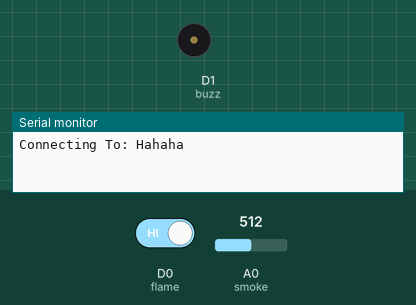
Simulated run of this sketch. Board: ESP8266 (NodeMCU). Shown: buzzer (waves = sounding, pin HIGH), the last lines printed to the serial monitor. The test bench sets the inputs (shaded band); at power-on: D0 (flame) HIGH, A0 (smoke) = 512. WiFi joins after 1.5 s; servers stay silent unless stated.

Above: at 0.1 s.
At 2.7 s:
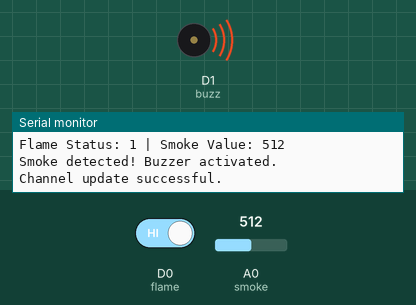
2.8 s: D0 (flame) driven LOW
Timing chart, 0 to 5.8 s (numbered marks = the images above; inputs shaded):
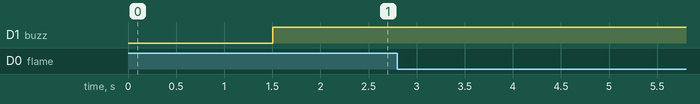

The sketch:

codenya.ino
```cpp
#include <ESP8266WiFi.h>
#include "ThingSpeak.h"

const char* ssid = "Hahaha";
const char* password = "anakbaik";
const char* apiKey = "K3W20VJXNIAFYJ4T";  // Replace with your ThingSpeak API key

const int flame = D0;
const int buzz = D1;
const int smoke = A0;  // Pin A0 for MQ-2
const int smokeThreshold = 180; // For smoke sensitivity

WiFiClient client;  // Define wifi client as client

unsigned long myChannelNumber = 2568318;  // Replace with your ThingSpeak Channel number
const char* myWriteAPIKey = "K3W20VJXNIAFYJ4T";  // Replace with your ThingSpeak Write API key

void setup() {
  pinMode(flame, INPUT);
  pinMode(buzz, OUTPUT);
  pinMode(smoke, INPUT);

  Serial.begin(115200);
  Serial.println("");
  Serial.print("Connecting To: ");
  Serial.println(ssid);
  WiFi.begin(ssid, password);

  while (WiFi.status() != WL_CONNECTED) {
    delay(500);
    Serial.print(".");
  }
  Serial.println("");
  Serial.println("WiFi Connected.");
  Serial.print("IP address: ");
  Serial.println(WiFi.localIP());

  ThingSpeak.begin(client);  // Initialize ThingSpeak
}

void loop() {
  int flameStatus = digitalRead(flame);
  int smokeValue = analogRead(smoke);

  Serial.print("Flame Status: ");
  Serial.print(flameStatus);
  Serial.print(" | Smoke Value: ");
  Serial.println(smokeValue);

  if (flameStatus == 0 || smokeValue > smokeThreshold) {
    digitalWrite(buzz, HIGH);
    if (flameStatus == 0) {
      Serial.println("Flame detected! Buzzer activated.");
    }
    if (smokeValue > smokeThreshold) {
      Serial.println("Smoke detected! Buzzer activated.");
    }
  } else {
    digitalWrite(buzz, LOW);
  }

  // Write data to ThingSpeak
  ThingSpeak.setField(1, flameStatus);
  ThingSpeak.setField(2, smokeValue);

  int x = ThingSpeak.writeFields(myChannelNumber, myWriteAPIKey);
  if (x == 200) {
    Serial.println("Channel update successful.");
  } else {
    Serial.println("Problem updating channel. HTTP error code " + String(x));
  }

  delay(500);
}
```
